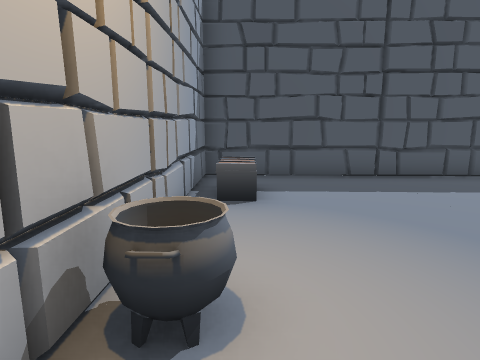
View 1 (above)

15 first-person views from a walk through a Unity game level. The camera is 1.4 m above the floor, tilts 10° down and sees 75° across. The floor is counted in squares, 1 m on a side. Each view is taken from the middle of a square. On the plan, view 1 faces up. The plan holds only what a view shows up to about 14 squares ahead; the rest is blank. The place goes on beyond the plan. The player is left out. Door leaves are left out, so doorways stand open.

View 2
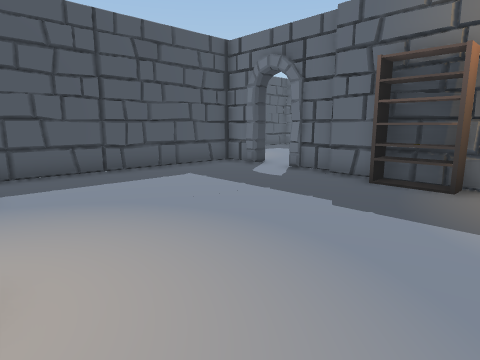

View 3
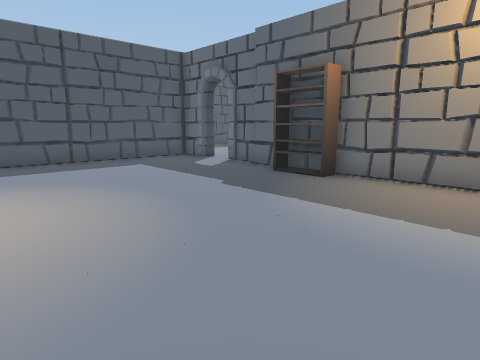

View 4
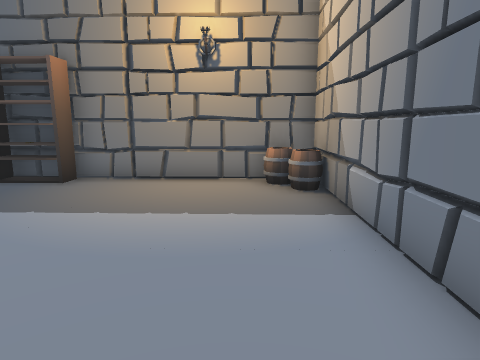

View 5
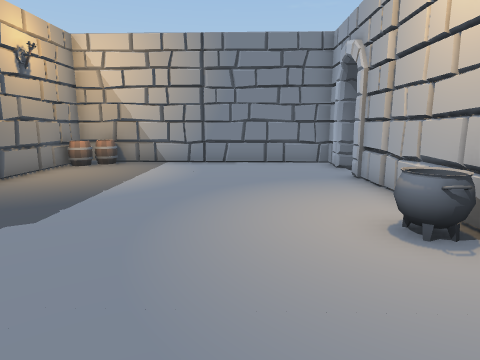

View 6
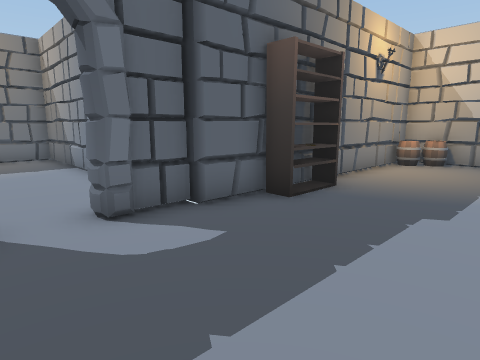

View 7
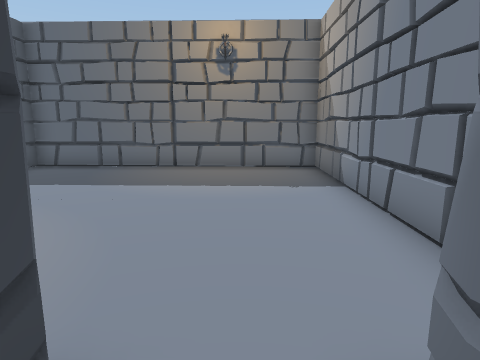

View 8
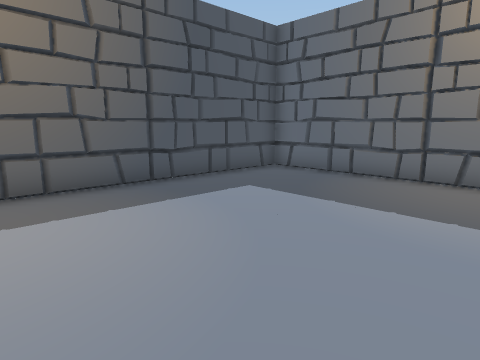

View 9
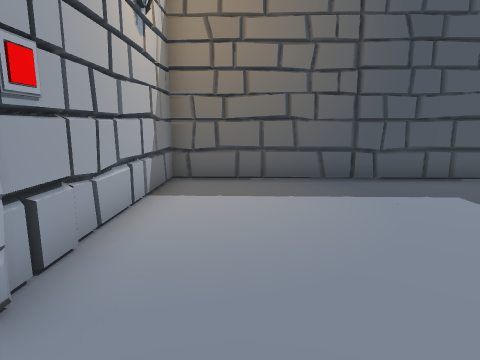

View 10
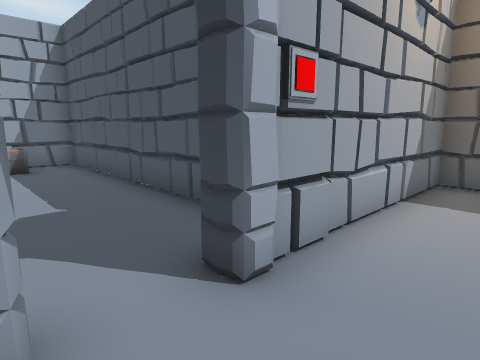

View 11
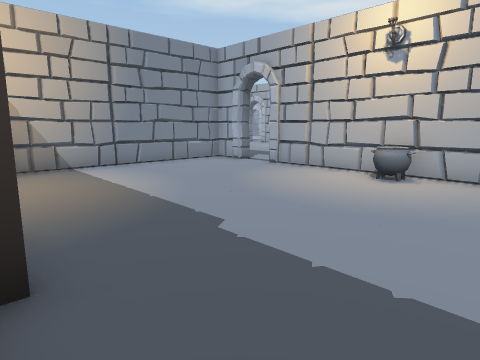

View 12
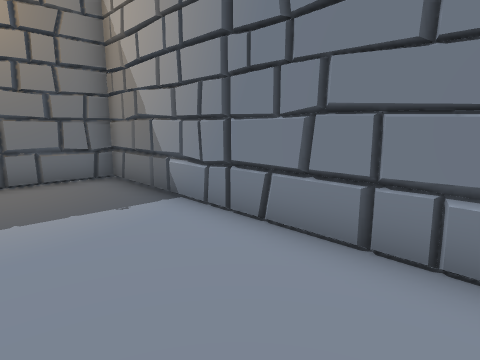

View 13
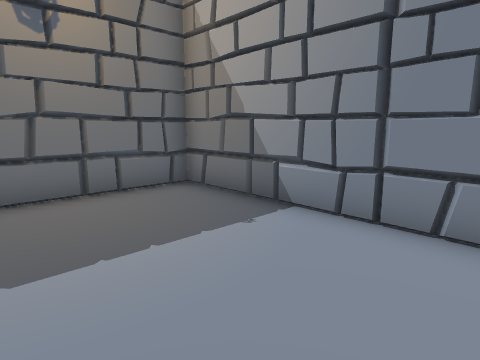

View 14
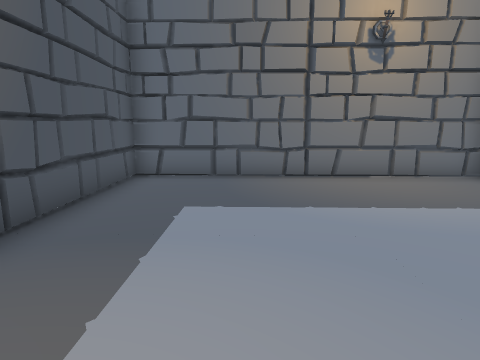

View 15
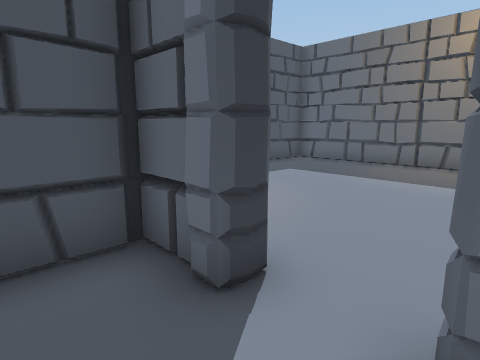

### Floor plan
Ten units are one square. View 1 is at (0, 0); x grows to the right and y downward. Boxes are objects, and circles mark ways between rooms. Rooms are numbered by the first view taken in them; rooms with no view inside come last. Other rooms are left out.
<svg viewBox="-19 -138 210 202">
<path fill="none" stroke="#000" d="M85 -36 85 -52M83 -48 83 -52M-11 21 -11 26M86 -69 86 -75M92 -67 86 -68M90 -83 -10 -86 -13 26M-13 41 -14 56 80 59 83 -38 89 -38M85 -52 90 -53M84 -69 84 -73M92 -67 86 -69M93 -72 92 -67M102 -37 183 -35 186 -129 92 -132 90 -68M114 -133 110 -129"/>
<rect x="-5" y="-25" width="10" height="10" fill="#bbb"><title>cauldron</title></rect>
<rect x="-5" y="-75" width="10" height="10" fill="#bbb"><title>other object</title></rect>
<rect x="65" y="45" width="10" height="10" fill="#bbb"><title>barrel</title></rect>
<rect x="75" y="45" width="10" height="10" fill="#bbb"><title>barrel</title></rect>
<rect x="75" y="-15" width="10" height="10" fill="#bbb"><title>shelf</title></rect>
<circle cx="90" cy="-60" r="3" fill="#2a7"/>
<text x="40" y="-20">1</text>
<text x="140" y="-80">2</text>
</svg>
Room 1 opens to room 2.

Where each view was taken, in squares from view 1:
view 1: 0 up, 0 right, facing up
view 2: 1 down, 0 right, facing up-right
view 3: 4 down, 0 right, facing up-right
view 4: 4 down, 0 right, facing right
view 5: 6 up, 2 right, facing down
view 6: 7 up, 4 right, facing down-right
view 7: 6 up, 8 right, facing right
view 8: 6 up, 10 right, facing up-right
view 9: 5 up, 11 right, facing up
view 10: 5 up, 11 right, facing up-left
view 11: 5 up, 8 right, facing down-left
view 12: 7 up, 10 right, facing down-right
view 13: 8 up, 12 right, facing down-right
view 14: 10 up, 10 right, facing right
view 15: 5 up, 7 right, facing up-right
